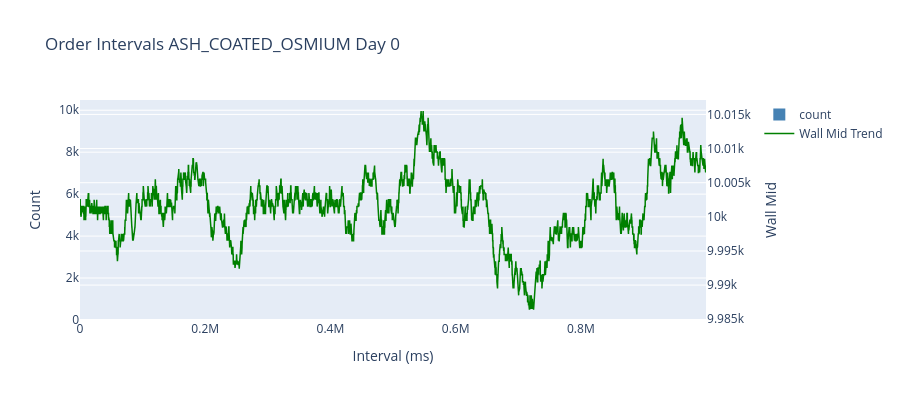
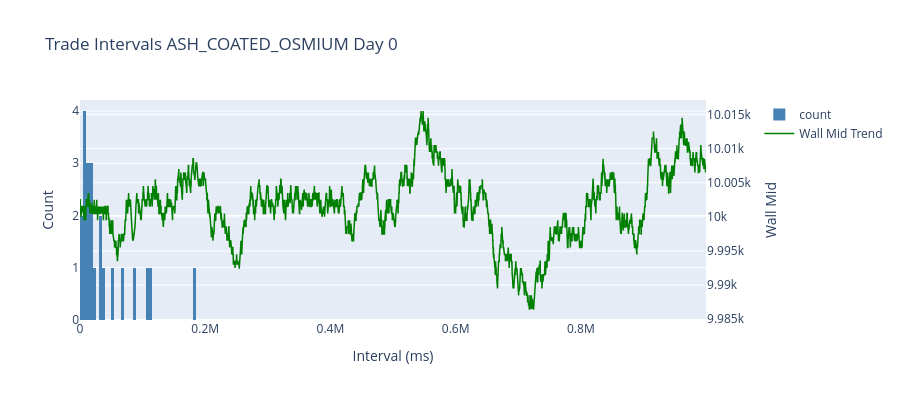

The notebook cell these images were saved under, in order:
### Markdown cell above
## Step 7: 订单间隔 / 成交间隔分布

### Code cell
order_intervals = order_interval_distribution(
    prices_long,
    product=PRODUCT,
    day=DAY,
    min_order_volume=MIN_ORDER_VOLUME if FILTER_BY_VOLUME else None,
)
trade_intervals = trade_interval_distribution(
    trades,
    product=PRODUCT,
    day=DAY,
    min_trade_quantity=MIN_TRADE_QUANTITY if FILTER_BY_VOLUME else None,
)

print(f"Order intervals count: {order_intervals.height}, mean={order_intervals['interval_ms'].mean() if order_intervals.height else 'NA'}")
print(f"Trade intervals count: {trade_intervals.height}, mean={trade_intervals['interval_ms'].mean() if trade_intervals.height else 'NA'}")

wm_overlay = wall_mid_df.filter(pl.col('product') == PRODUCT)
if DAY is not None and 'day' in wm_overlay.columns:
    wm_overlay = wm_overlay.filter(pl.col('day') == DAY)

fig_o = plot_interval_distribution(
    order_intervals,
    title=f"Order Intervals {PRODUCT} Day {DAY}",
    wall_mid_df=wm_overlay.select(['timestamp', 'wall_mid']),
)
fig_o.show()

fig_t = plot_interval_distribution(
    trade_intervals,
    title=f"Trade Intervals {PRODUCT} Day {DAY}",
    wall_mid_df=wm_overlay.select(['timestamp', 'wall_mid']),
)
fig_t.show()

### Figure 1 — Plotly figure (JSON) as saved in the notebook; plotly's stock layout.template omitted (floating-point values rounded to 4 significant figures; data arrays with more than 128 entries replaced by an {"elided": "..."} marker saying what was removed)
{"data": [{"marker": {"color": "steelblue"}, "name": "count", "nbinsx": 80, "type": "histogram", "x": {"elided": "9981 int values"}, "xaxis": "x", "yaxis": "y"}, {"line": {"color": "green", "width": 1.5}, "mode": "lines", "name": "Wall Mid Trend", "type": "scatter", "x": {"elided": "10000 int values"}, "xaxis": "x", "y": {"elided": "10000 float values"}, "yaxis": "y2"}], "layout": {"height": 400, "title": {"text": "Order Intervals ASH_COATED_OSMIUM Day 0"}, "xaxis": {"anchor": "y", "domain": [0, 0.94], "title": {"text": "Interval (ms)"}}, "yaxis": {"anchor": "x", "domain": [0, 1], "title": {"text": "Count"}}, "yaxis2": {"anchor": "x", "overlaying": "y", "side": "right", "title": {"text": "Wall Mid"}}}}

### Figure 2 — Plotly figure (JSON) as saved in the notebook; plotly's stock layout.template omitted (floating-point values rounded to 4 significant figures; data arrays with more than 128 entries replaced by an {"elided": "..."} marker saying what was removed)
{"data": [{"marker": {"color": "steelblue"}, "name": "count", "nbinsx": 80, "type": "histogram", "x": [31800, 33300, 22400, 8200, 7000, 7400, 8600, 180900, 54400, 108700, 1500, 12900, 89600, 16700, 65900, 37700, 15100, 1400, 111300, 16200, 11400, 13500], "xaxis": "x", "yaxis": "y"}, {"line": {"color": "green", "width": 1.5}, "mode": "lines", "name": "Wall Mid Trend", "type": "scatter", "x": {"elided": "10000 int values"}, "xaxis": "x", "y": {"elided": "10000 float values"}, "yaxis": "y2"}], "layout": {"height": 400, "title": {"text": "Trade Intervals ASH_COATED_OSMIUM Day 0"}, "xaxis": {"anchor": "y", "domain": [0, 0.94], "title": {"text": "Interval (ms)"}}, "yaxis": {"anchor": "x", "domain": [0, 1], "title": {"text": "Count"}}, "yaxis2": {"anchor": "x", "overlaying": "y", "side": "right", "title": {"text": "Wall Mid"}}}}
